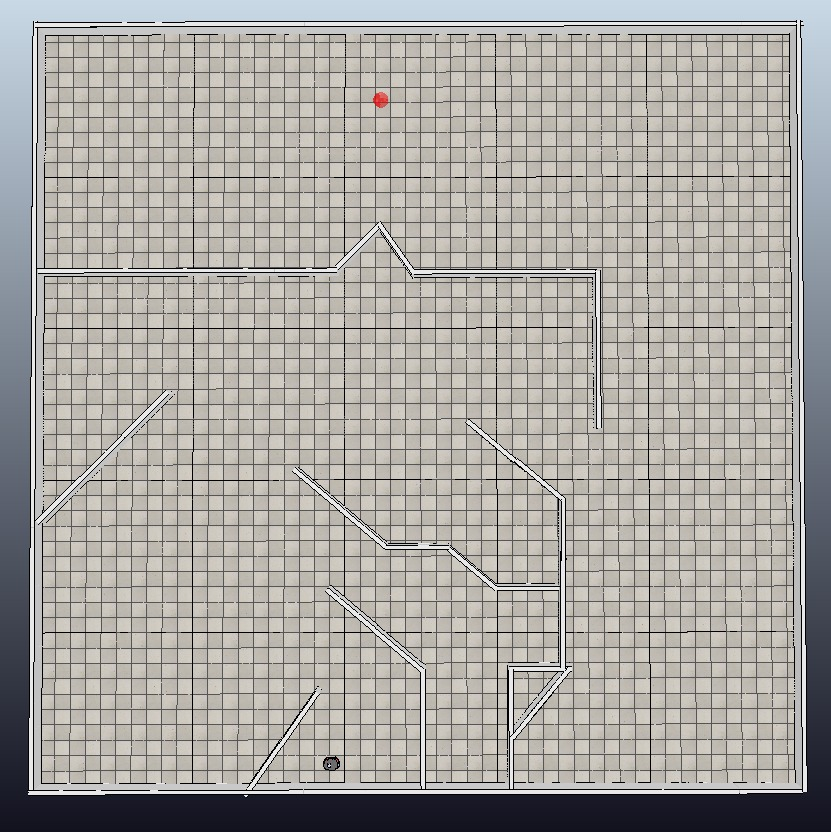
#> input picture v1/image3.jpeg, 831 x 832 px
$ python resize.py
#> lines starting #> are read from the running program, lines starting #| are printed output that depends on the picture
import cv2 as cv

IMAGE_NAME = 'image3.jpeg'

img = cv.imread( IMAGE_NAME, cv.IMREAD_COLOR )
#> img is the input picture: shape (832, 831, 3); mean B, G, R 162.3, 166.5, 169
cv.imshow('Image',cv.resize(img, dsize=None, fx=0.7, fy=0.7))
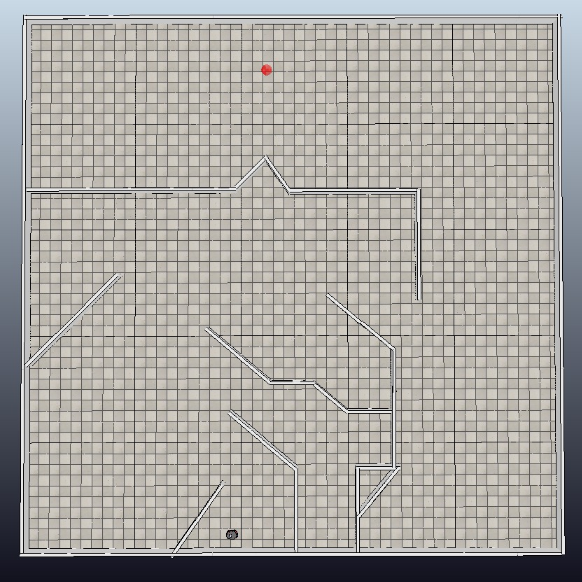
#> window 'Image': shape (582, 582, 3); mean B, G, R 162.3, 166.6, 169.1

k = -1
border=1
imgx = img.shape[0]
#> imgx = 832
imgy = img.shape[1]
#> imgy = 831
while k != 13:
    k = cv.waitKey( 0 )
#> (key Esc is pressed here)

    if k == 82: # upkey
        border += border
    elif k == 84: # downkey
        border -= (border > 0)

    print(border)
    resized_img = img[border:imgx-border, border:imgy-border, :]
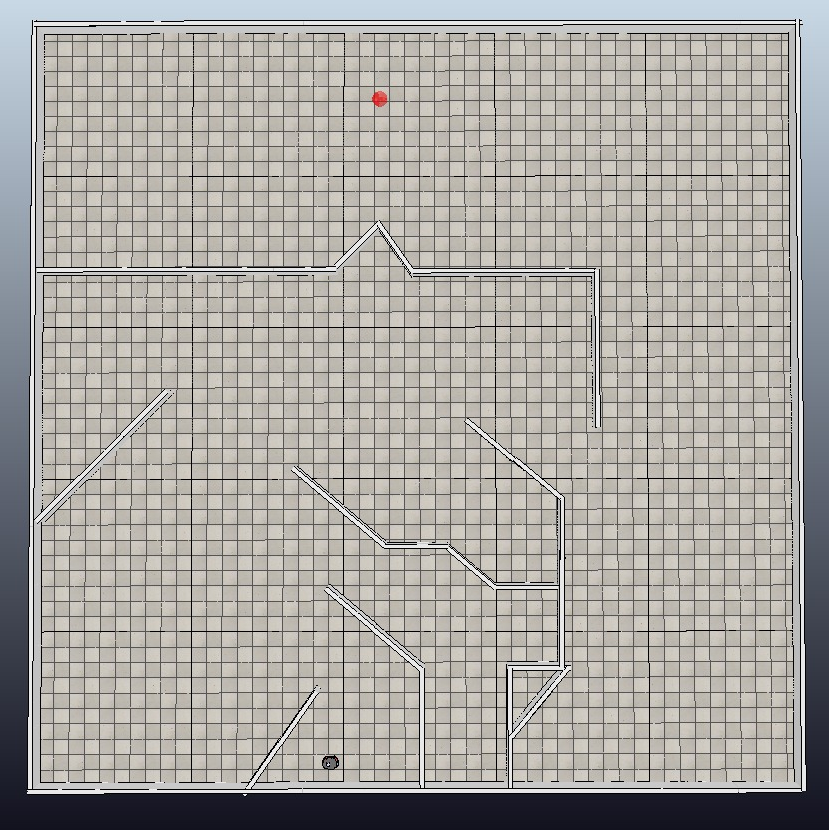
#> resized_img: shape (830, 829, 3); mean B, G, R 162.4, 166.8, 169.3
    cv.imshow('Image',cv.resize(resized_img, dsize=None, fx=0.7, fy=0.7))
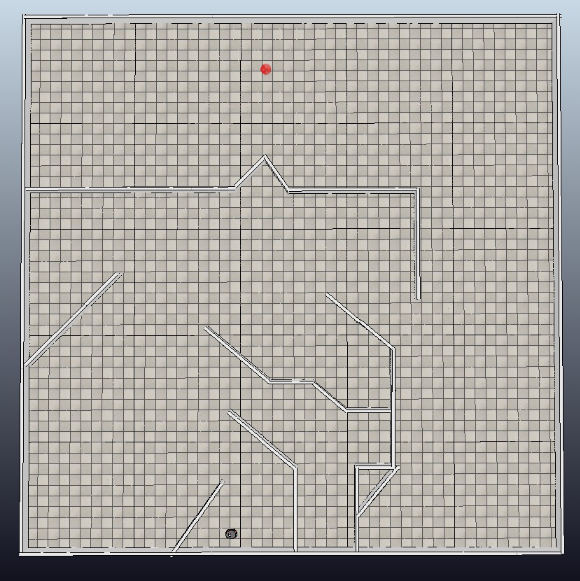
#> window 'Image': shape (581, 580, 3); mean B, G, R 162.3, 166.6, 169.2


cv.imwrite( '{}_resized.jpeg'.format(IMAGE_NAME), resized_img )
cv.destroyAllWindows()

$ run again, with v1/image1.jpeg copied over v1/image3.jpeg
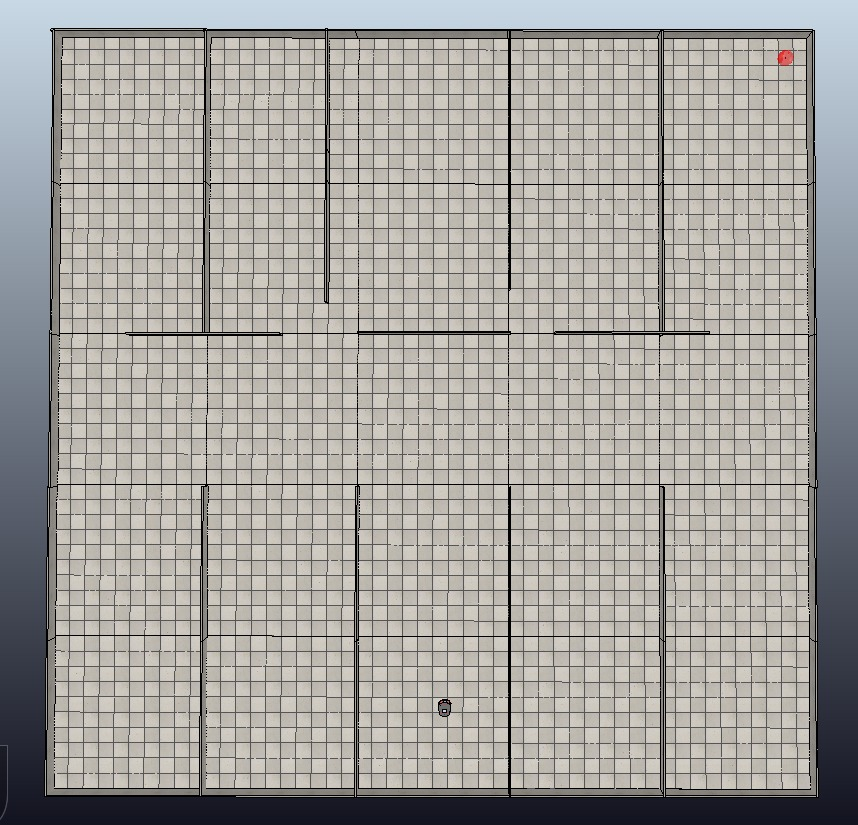
#> input picture v1/image1.jpeg, 858 x 825 px
#> img is the input picture: shape (825, 858, 3); mean B, G, R 158.5, 162.6, 164.7
#> `resized_img = img[border:imgx-border, border:imgy-border, :]`:
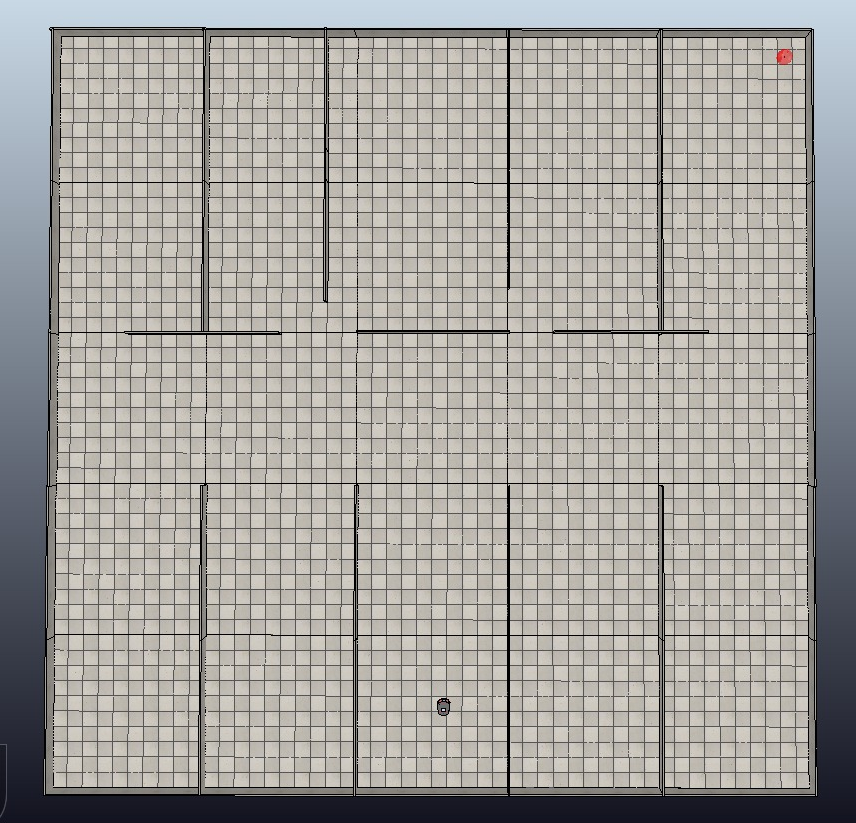
#> resized_img: shape (823, 856, 3); mean B, G, R 158.7, 162.8, 165
#> `cv.imshow('Image',cv.resize(resized_img, dsize=None, fx=0.7, fy=0.7))`:
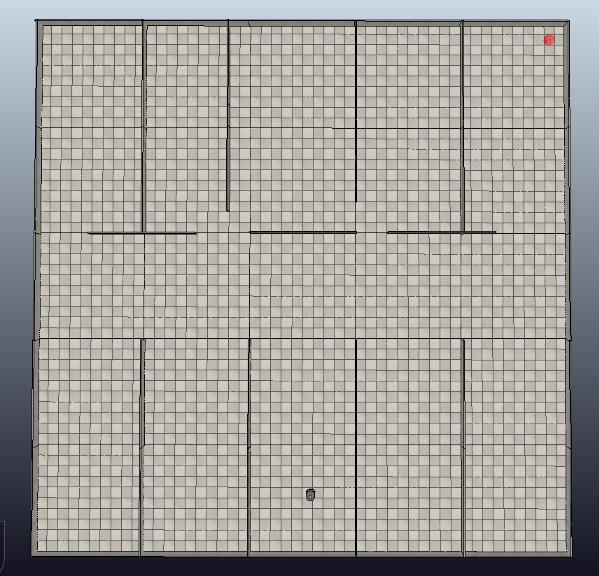
#> window 'Image': shape (576, 599, 3); mean B, G, R 158.7, 162.9, 165

$ run again, with v1/image2.jpeg copied over v1/image3.jpeg
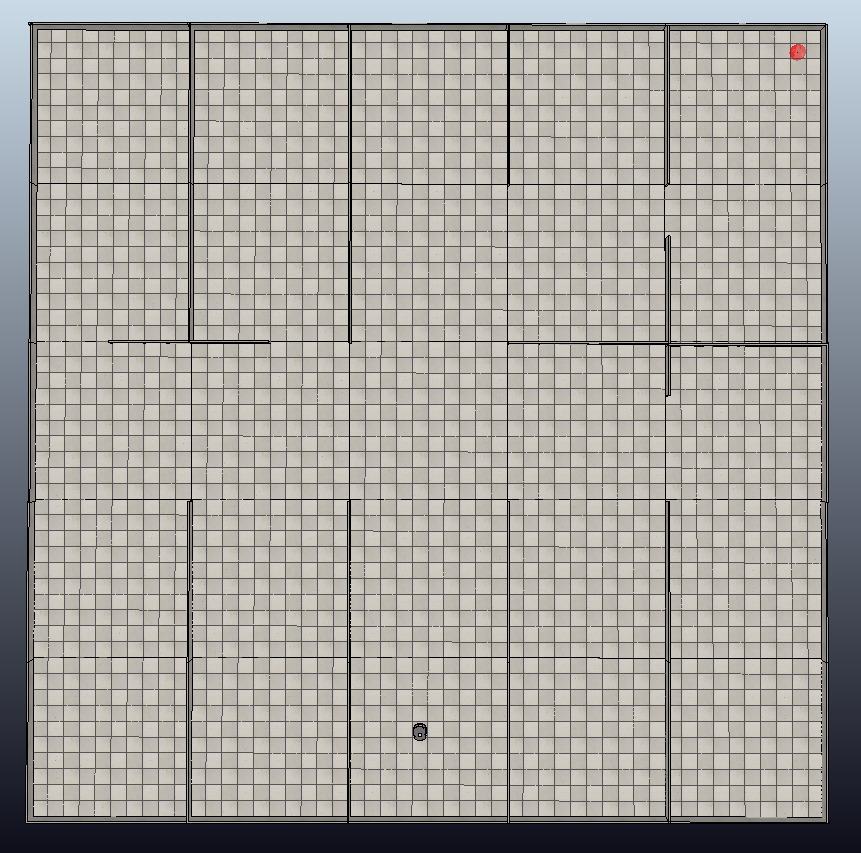
#> input picture v1/image2.jpeg, 861 x 853 px
#> img is the input picture: shape (853, 861, 3); mean B, G, R 160, 164.9, 167.6
#> `resized_img = img[border:imgx-border, border:imgy-border, :]`:
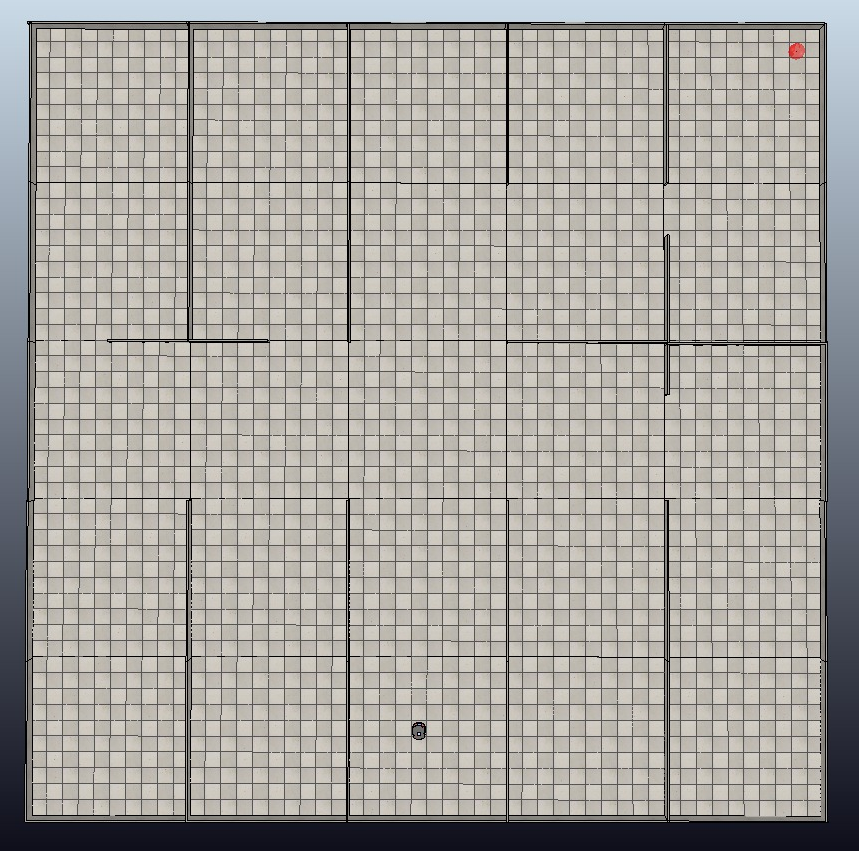
#> resized_img: shape (851, 859, 3); mean B, G, R 160.1, 165.1, 167.9
#> `cv.imshow('Image',cv.resize(resized_img, dsize=None, fx=0.7, fy=0.7))`:
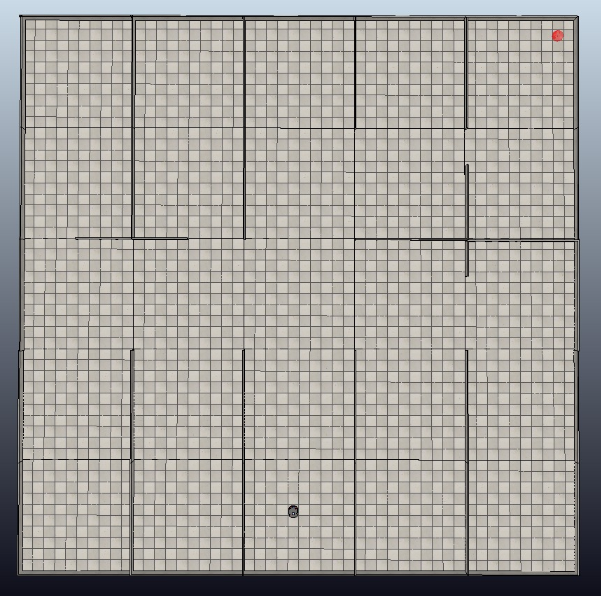
#> window 'Image': shape (596, 601, 3); mean B, G, R 159.9, 164.9, 167.7
